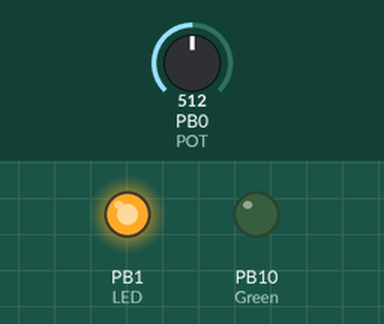
Recording of a sketch running on a simulated STM32 Blue Pill. Shown: output pins drawn as LEDs (lit = HIGH). The test bench sets the inputs (shaded band); at power-on: PB0 (POT) = 512.

Above: at 1.2 s.
1.3 s: PB0 (POT) set to 716
At 1.9 s:
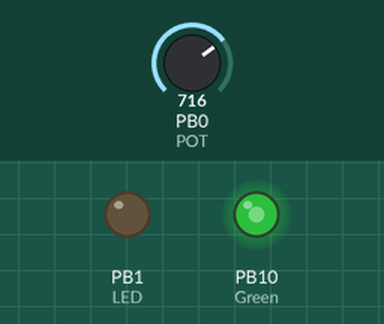
2.8 s: PB0 (POT) set to 900
At 4.0 s:
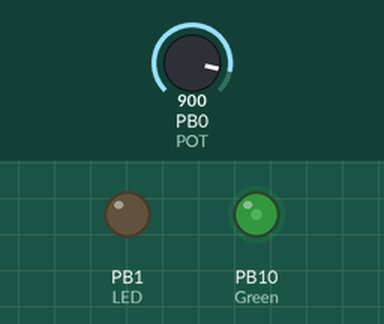
4.3 s: PB0 (POT) set to 1023
At 5.2 s:
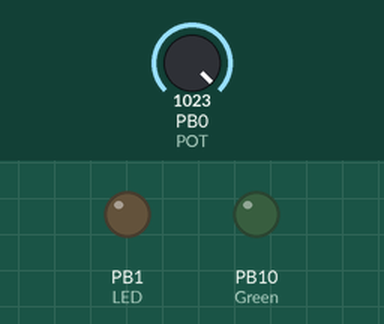
5.8 s: PB0 (POT) set to 306
At 6.4 s:
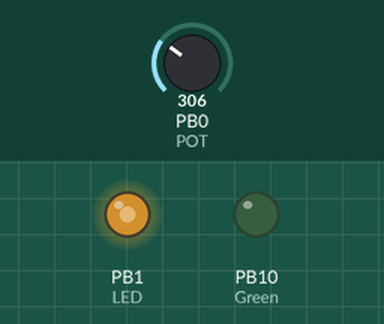
7.3 s: PB0 (POT) set to 122
At 7.6 s:
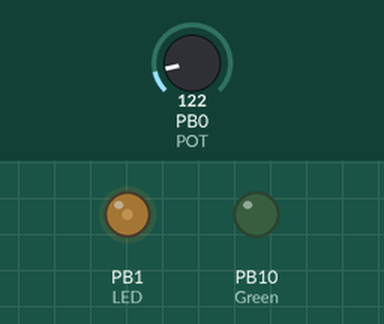
8.8 s: PB0 (POT) set to 0
At 10.0 s:
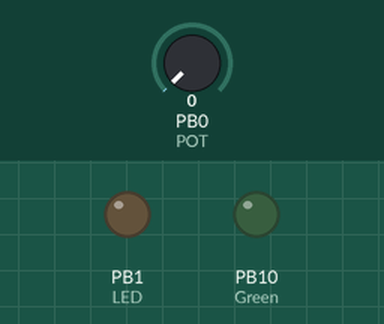
Timing chart, 0 to 11.3 s (numbered marks = the images above; inputs shaded):
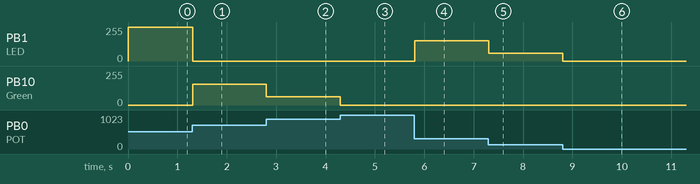

Measured:
- after the input at 1.3 s, PB1 (LED): 254/255 → 0/255 at once; PB10 (Green): 0/255 → 154/255 at once
- after the input at 2.8 s, PB10 (Green): 154/255 → 62/255 at once
- after the input at 4.3 s, PB10 (Green): 62/255 → 0/255 at once
- after the input at 5.8 s, PB1 (LED): 0/255 → 152/255 at once
- after the input at 7.3 s, PB1 (LED): 152/255 → 60/255 at once
- after the input at 8.8 s, PB1 (LED): 60/255 → 0/255 at once

The sketch:

potensiometer_vary.ino
```cpp
// Roll-2103064
const int POT = PB0;     // Potentiometer connected to A0
const int LED = PB1;
const int Green=PB10;      // LED connected to PWM pin 9

void setup() {
  pinMode(LED, OUTPUT);
  pinMode(POT, INPUT);
}

void loop() {
  int potValue = analogRead(POT);               // Read potentiometer (0–1023)
  potValue = map(potValue, 0, 1023, 0, 255);
  potValue=constrain(potValue,0,255);   // Map to PWM range
  // analogWrite(LED, pwmValue);                   // Set LED brightness
  // delay(10);
  if(potValue<128)
  {
    analogWrite(Green,0);
    analogWrite(LED,potValue*2);
  }
  else {
    analogWrite(LED,0);
    analogWrite(Green, (255-potValue)*2);
  }
  delay(10);
}
```
